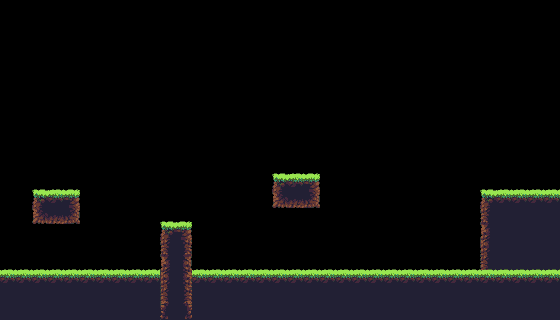

Tiled map render using the project's own tile images. Description and the map definition, with tile-layer contents summarised, below:
An orthogonal 35x20 tile map with 16x16 px tiles, 4 tile layers (Tile Layer 4, Tile Layer 3, Tile Layer 2, Tile Layer 1) and 7 objects (block, vine).

<map version="1.0" orientation="orthogonal" renderorder="right-down" width="35" height="20" tilewidth="16" tileheight="16" nextobjectid="89">
 <tileset firstgid="1" name="Jungle_terrainwater" tilewidth="16" tileheight="16" spacing="2" margin="1" tilecount="420">
  <image source="tilesets/Jungle_terrainwater.png" width="504" height="270" />
 </tileset>
 <layer name="Tile Layer 4" width="35" height="20">
  <data>[700 cells, 171 non-empty, 14 distinct tile ids]</data>
 </layer>
 <layer name="Tile Layer 3" width="35" height="20">
  <data>[700 cells, 16 non-empty, 11 distinct tile ids]</data>
 </layer>
 <layer name="Tile Layer 2" width="35" height="20">
  <data>[700 cells, 16 non-empty, 7 distinct tile ids]</data>
 </layer>
 <layer name="Tile Layer 1" width="35" height="20">
  <data>[700 cells, 0 non-empty, 0 distinct tile ids]</data>
 </layer>
 <objectgroup name="Collisions">
  <object id="76" x="-208" y="272" width="1120" height="48" />
  <object id="82" x="480" y="192" width="80" height="80" />
  <object id="83" x="272" y="176" width="48" height="32" />
  <object id="84" x="160" y="224" width="32" height="48" />
  <object id="85" x="32" y="192" width="48" height="32" />
 </objectgroup>
 <objectgroup name="Entities">
  <object id="87" name="block" x="400" y="208" width="32" height="32" />
  <object id="88" name="vine" x="176" y="-16">
   <polyline points="0,0 0,176" />
  </object>
 </objectgroup>
</map>
